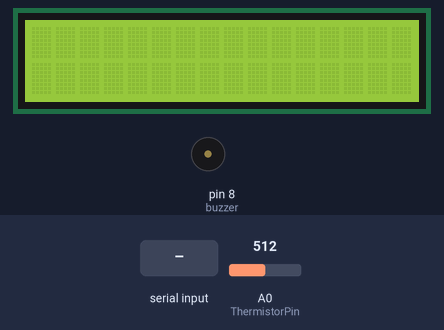
The sketch below on a simulated Arduino Uno, built with avr-gcc and run on an emulated ATmega328P. Shown: 16×2 character LCD, buzzer (waves = sounding). Inputs (shaded band) come from the test bench; at power-on: A0 (ThermistorPin) = 512. What the sketch prints to the serial monitor is not drawn.

Above: at 1.0 s.
1.1 s: "1\n" received over Serial
At 1.9 s:
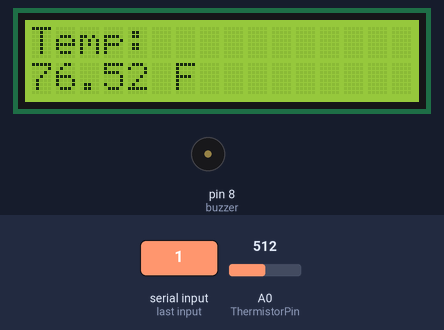
2.6 s: A0 (ThermistorPin) set to 542
At 3.7 s:
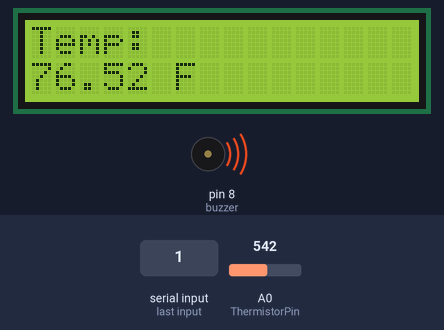
5.6 s: A0 (ThermistorPin) set to 511
At 7.3 s:
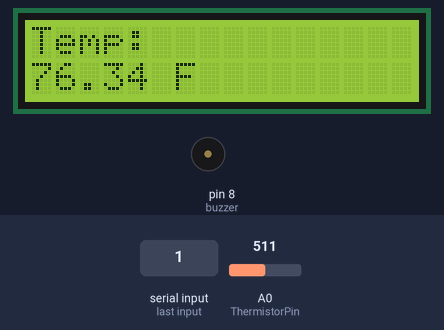
7.6 s: A0 (ThermistorPin) set to 306
At 9.5 s:
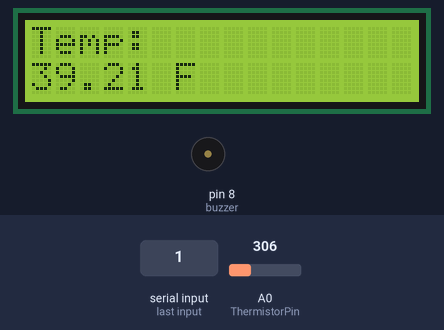
Timing chart, 0 to 10.6 s (numbered marks = the images above; inputs shaded):
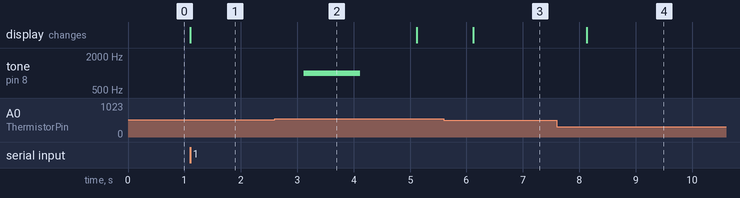

The sketch:

Temp.ino
```cpp
#include <LiquidCrystal.h>
#include <math.h>

int buzzer = 8;
int ThermistorPin = A0;
int setTemp=80;
const int rs = 12, en = 11, d4 = 5, d5 = 4, d6 = 3, d7 = 2;
LiquidCrystal lcd(rs, en, d4, d5, d6, d7);

float R1 = 10000;
float c1 = 1.009249522e-03;
float c2 = 2.378405444e-04;
float c3 = 2.019202697e-07;

int mode = 0;

float readTemperatureF() {
  int Vo = analogRead(ThermistorPin);
  if (Vo == 0) return -999;   // prevent divide-by-zero

  float R2 = R1 * (1023.0 / Vo - 1.0);
  float logR2 = log(R2);

  float T = (1.0 / (c1 + c2 * logR2 + c3 * logR2 * logR2 * logR2));
  T = T - 273.15;            // Kelvin → Celsius
  T = (T * 9.0) / 5.0 + 32;  // Celsius → Fahrenheit

  return T;
}

void setup() {
  Serial.begin(9600);
  pinMode(buzzer, OUTPUT);
  lcd.begin(16, 2);


  while (Serial.available() == 0) {}
  mode = Serial.parseInt();


}

void loop() {

  float T;
  int buzzerState = 0;

  if (mode == 1) {
    T = readTemperatureF();

    if (T > setTemp) {
      tone(buzzer, 1000);
      buzzerState = 1;
      delay (1000);
      noTone(buzzer);
      delay (1000);
    } else {
      noTone(buzzer);
      buzzerState = 0;
    }

    lcd.clear();
    lcd.setCursor(0, 0);
    lcd.print("Temp:");
    lcd.setCursor(0, 1);
    lcd.print(T);
    lcd.print(" F");

    Serial.print("Temperature: ");
    Serial.print(T);
    Serial.println(" F");
  }

  else if (mode == 2) {
    tone(buzzer, 500);
    Serial.println("Buzzer ON");
    delay(500);
    noTone(buzzer);
  }

  else if (mode == 3) {
    T = readTemperatureF();
    if (T > setTemp) {
      tone(buzzer, 1000);
      buzzerState = 1;
      delay (1000);
      noTone(buzzer);
      delay (1000);
    } else {
      noTone(buzzer);
      buzzerState = 0;
    }

    lcd.clear();
    lcd.setCursor(0, 0);
    lcd.print("Temp:");
    lcd.setCursor(0, 1);
    lcd.print(T);
    lcd.print(" F");

    Serial.println(buzzerState);
    Serial.println(T);


    /*Serial.print("Buzzer is: ");
    Serial.println(buzzerState == 1 ? "ON" : "OFF");

    Serial.print("LCD Reads: Temp ");
    Serial.print(T);
    Serial.println(" F");*/
  }

  else {
    Serial.println("Invalid Mode");
  }

  delay(1000);
}
```

Measured:
- the behaviour switches between 531 and 532 on A0 (ThermistorPin) (found by bisection; images 1 and 2)
- after the input at 1.1 s, the display: changes at once (image 1)
- after the input at 2.6 s, tone on pin 8 (buzzer): silent → 1000 Hz after 0.51 s, → silent 1.0 s later
- after the input at 5.6 s, tone on pin 8 (buzzer): stays silent (without the input it goes to 1000 Hz after 0.52 s); the display: changes after 0.52 s (image 3)
- after the input at 7.6 s, the display: changes after 0.53 s (image 4)
